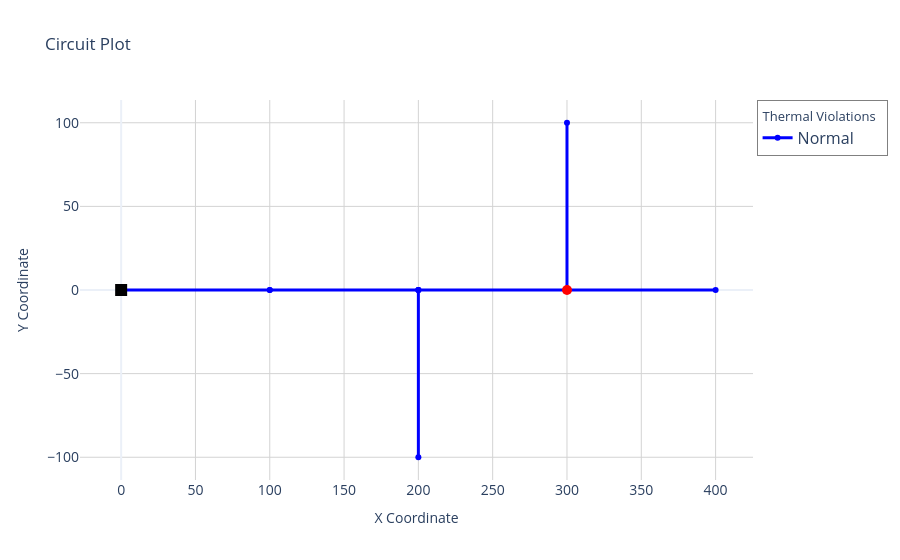

Notebook code for this chart:
### Code cell
sub_marker = dss_tools.interactive_view.circuit_get_bus_marker("0", "square", 12, "black")
gen_marker = dss_tools.interactive_view.circuit_get_bus_marker("4", "circle", 10, "red")
dss_tools.interactive_view.circuit_plot(parameter="thermal violations", bus_markers=[sub_marker, gen_marker])

### Figure 1 — Plotly figure (JSON) as saved in the notebook; plotly's stock layout.template omitted (floating-point values rounded to 4 significant figures)
{"data": [{"hoverinfo": "skip", "legendgroup": "group", "legendgrouptitle": {"text": "Thermal Violations"}, "line": {"color": "blue", "dash": "solid", "width": 3}, "mode": "lines+markers", "name": "Normal", "showlegend": true, "type": "scatter", "x": [1e-06, 100], "y": [1e-06, 0]}, {"customdata": [["line.l01", "0", "1", "0"], ["line.l01", "0", "1", "0"]], "hoverinfo": "text", "hovertemplate": "<b>%{customdata[0]}</b><br><b>Bus1: </b>%{customdata[1]} | <b>Bus2: </b>%{customdata[2]}<br>", "legendgroup": "group", "marker": {"color": "blue", "opacity": 0, "size": 0.1}, "mode": "markers", "name": "", "showlegend": false, "type": "scatter", "x": [50.0], "y": [5e-07]}, {"hoverinfo": "skip", "legendgroup": "group", "legendgrouptitle": {"text": "Thermal Violations"}, "line": {"color": "blue", "dash": "solid", "width": 3}, "mode": "lines+markers", "name": "Normal", "showlegend": false, "type": "scatter", "x": [100, 200], "y": [0, 0]}, {"customdata": [["line.l12", "1", "2", "0"], ["line.l12", "1", "2", "0"]], "hoverinfo": "text", "hovertemplate": "<b>%{customdata[0]}</b><br><b>Bus1: </b>%{customdata[1]} | <b>Bus2: </b>%{customdata[2]}<br>", "legendgroup": "group", "marker": {"color": "blue", "opacity": 0, "size": 0.1}, "mode": "markers", "name": "", "showlegend": false, "type": "scatter", "x": [150], "y": [0]}, {"hoverinfo": "skip", "legendgroup": "group", "legendgrouptitle": {"text": "Thermal Violations"}, "line": {"color": "blue", "dash": "solid", "width": 3}, "mode": "lines+markers", "name": "Normal", "showlegend": false, "type": "scatter", "x": [200, 200], "y": [0, -100]}, {"customdata": [["line.l23", "2", "3", "0"], ["line.l23", "2", "3", "0"]], "hoverinfo": "text", "hovertemplate": "<b>%{customdata[0]}</b><br><b>Bus1: </b>%{customdata[1]} | <b>Bus2: </b>%{customdata[2]}<br>", "legendgroup": "group", "marker": {"color": "blue", "opacity": 0, "size": 0.1}, "mode": "markers", "name": "", "showlegend": false, "type": "scatter", "x": [200], "y": [-50]}, {"hoverinfo": "skip", "legendgroup": "group", "legendgrouptitle": {"text": "Thermal Violations"}, "line": {"color": "blue", "dash": "solid", "width": 3}, "mode": "lines+markers", "name": "Normal", "showlegend": false, "type": "scatter", "x": [200, 300], "y": [0, 0]}, {"customdata": [["line.l24", "2", "4", "0"], ["line.l24", "2", "4", "0"]], "hoverinfo": "text", "hovertemplate": "<b>%{customdata[0]}</b><br><b>Bus1: </b>%{customdata[1]} | <b>Bus2: </b>%{customdata[2]}<br>", "legendgroup": "group", "marker": {"color": "blue", "opacity": 0, "size": 0.1}, "mode": "markers", "name": "", "showlegend": false, "type": "scatter", "x": [250], "y": [0]}, {"hoverinfo": "skip", "legendgroup": "group", "legendgrouptitle": {"text": "Thermal Violations"}, "line": {"color": "blue", "dash": "solid", "width": 3}, "mode": "lines+markers", "name": "Normal", "showlegend": false, "type": "scatter", "x": [300, 300], "y": [0, 100]}, {"customdata": [["line.l56", "5", "6", "0"], ["line.l56", "5", "6", "0"]], "hoverinfo": "text", "hovertemplate": "<b>%{customdata[0]}</b><br><b>Bus1: </b>%{customdata[1]} | <b>Bus2: </b>%{customdata[2]}<br>", "legendgroup": "group", "marker": {"color": "blue", "opacity": 0, "size": 0.1}, "mode": "markers", "name": "", "showlegend": false, "type": "scatter", "x": [300], "y": [50]}, {"hoverinfo": "skip", "legendgroup": "group", "legendgrouptitle": {"text": "Thermal Violations"}, "line": {"color": "blue", "dash": "solid", "width": 3}, "mode": "lines+markers", "name": "Normal", "showlegend": false, "type": "scatter", "x": [300, 400], "y": [0, 0]}, {"customdata": [["line.l57", "5", "7", "0"], ["line.l57", "5", "7", "0"]], "hoverinfo": "text", "hovertemplate": "<b>%{customdata[0]}</b><br><b>Bus1: </b>%{customdata[1]} | <b>Bus2: </b>%{customdata[2]}<br>", "legendgroup": "group", "marker": {"color": "blue", "opacity": 0, "size": 0.1}, "mode": "markers", "name": "", "showlegend": false, "type": "scatter", "x": [350], "y": [0]}, {"customdata": [["0"]], "hoverinfo": "text", "hovertemplate": "<b>Bus: </b>%{customdata[0]}<br>", "marker": {"color": "black", "size": 12, "symbol": "square"}, "mode": "markers", "name": "", "showlegend": false, "type": "scatter", "x": [1e-06], "y": [1e-06]}, {"customdata": [["4"]], "hoverinfo": "text", "hovertemplate": "<b>Bus: </b>%{customdata[0]}<br>", "marker": {"color": "red", "size": 10, "symbol": "circle"}, "mode": "markers", "name": "", "showlegend": false, "type": "scatter", "x": [300], "y": [0]}], "layout": {"legend": {"bgcolor": "rgba(255,255,255,0.8)", "bordercolor": "gray", "borderwidth": 1, "font": {"size": 16}, "traceorder": "normal", "x": 1.2, "xanchor": "right", "y": 1, "yanchor": "top"}, "showlegend": true, "title": {"text": "Circuit Plot"}, "xaxis": {"gridcolor": "lightgray", "showgrid": true, "tickfont": {"size": 14}, "title": {"text": "X Coordinate"}}, "yaxis": {"gridcolor": "lightgray", "showgrid": true, "tickfont": {"size": 14}, "title": {"text": "Y Coordinate"}}}}
